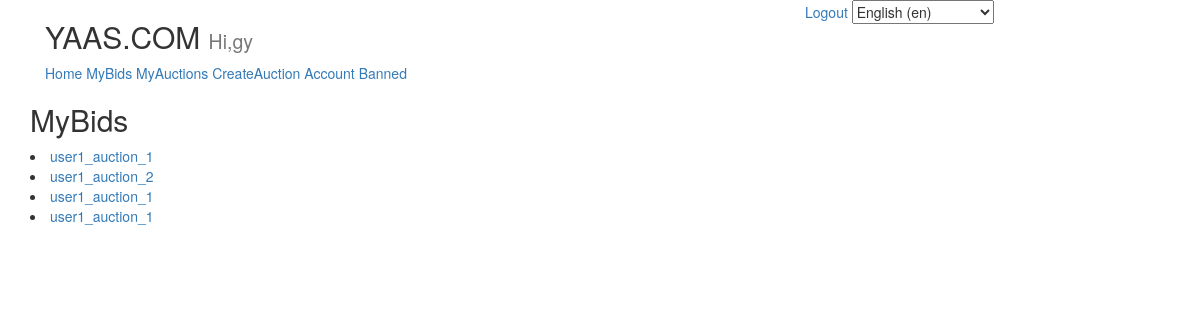
The page /my_bids/ (signed in) on the database its author committed.
### bids/models.py (models this page shows, shortened)
class Bid(models.Model):
	bidder			=models.ForeignKey(User,on_delete=models.CASCADE)
	auction 		=models.ForeignKey(Auction,on_delete=models.CASCADE)
	bid 			=models.DecimalField(max_digits=8,decimal_places=2)
	timestamp		=models.DateTimeField(auto_now_add=True)
	def __init__(self, *args, **kwargs):
		super().__init__(*args,**kwargs)

### auctions/models.py (models this page shows, shortened)
class Auction(models.Model):
	seller 			=models.ForeignKey(User,on_delete=models.CASCADE)
	name 			=models.CharField(max_length=120)
	description 	=models.TextField(null=True,blank=True)
	minprice		=models.DecimalField(max_digits=8,decimal_places=2)
	deadline	 	=models.DateTimeField(auto_now=False)
	timestamp		=models.DateTimeField(auto_now_add=True)
	updated			=models.DateTimeField(auto_now=True)
	version 		=models.IntegerField(default=0)
	activation_key 	=models.CharField(max_length=120,blank=True,null=True)
	activated 		=models.BooleanField(default=False)
	banned			=models.BooleanField(default=False)
	due				=models.BooleanField(default=False)
	adjudicated		=models.BooleanField(default=False)

### bids/views.py (the view)
# urls.py: path('my_bids/',MyBidListView.as_view(),name='my-bids-list'),
class MyBidListView(LoginRequiredMixin,ListView):
	template_name='bids/my_bids_list.html'
	def get_queryset(self):
		bids=Bid.objects.filter(bidder=self.request.user)
		return bids

### bids/templates/bids/my_bids_list.html (shortened to what this page needs)
{% extends 'base.html' %}
{% load i18n %}
{% load static %}
{% block content %}
<div>
	<h2>{% trans 'MyBids' %}</h2>
	{% for obj in object_list %}
	<li><a href="{% url 'bid-create' pk=obj.auction.pk version=obj.auction.version %}">{{ obj.auction.name }}</a></li>
	{% endfor %}
</div>
{% endblock %}

### templates/snippets/nav.html (shortened to what this page needs)
{% load i18n %}
<div class="container">
	<div class='col-sm-8'>
		<h2>YAAS.COM
			{% if request.user.is_authenticated %}
			<small>Hi,{{ request.user }}</small>
			{% endif %}
		</h2>
		<a href="{% url 'home' %}">{% trans 'Home' %}</a>
		{% if request.user.is_authenticated %}
		<a href="{% url 'my-bids-list' %}">{% trans 'MyBids' %}</a>
		<a href="{% url 'my-auctions-list' %}">{% trans 'MyAuctions' %}</a>
		<a href="{% url 'auction-create' %}">{% trans 'CreateAuction' %}</a>
		<a href="{% url 'myaccount' pk=request.user.pk %}">{% trans 'Account' %}</a>
		{% endif %}
		{% if request.user.is_superuser %}
		<a href="{% url 'auction-banned' %}">{% trans 'Banned' %}</a>
		{% endif %}
	</div>
	<div class='col-sm-4'>
		{% if request.user.is_authenticated %}
		<a href="{% url 'logout' %}">{% trans 'Logout' %}</a>
		{% endif %}
		<div style='display: inline-block;'>
			<form action="{% url 'set_language' %}" method="post">{% csrf_token %}
				<select name="language" onChange="this.form.submit()">
					{% get_current_language as LANGUAGE_CODE %}
					{% get_available_languages as LANGUAGES %}
					{% get_language_info_list for LANGUAGES as languages %}
					{% for language in languages %}
						<option value="{{ language.code }}"{% if language.code == LANGUAGE_CODE %} selected{% endif %}>
						{{ language.name_local }} ({{ language.code }})
					</option>
					{% endfor %}
				</select>
			</form>
		</div>
	</div>
</div>

### rows shown on the page
Bid: auction.name "user1_auction_1"
Bid: auction.name "user1_auction_2"
Bid: auction.name "user1_auction_1"
Bid: auction.name "user1_auction_1"

### other values the page prints
{{ request.user }} "gy"
form field language "English (en)"
